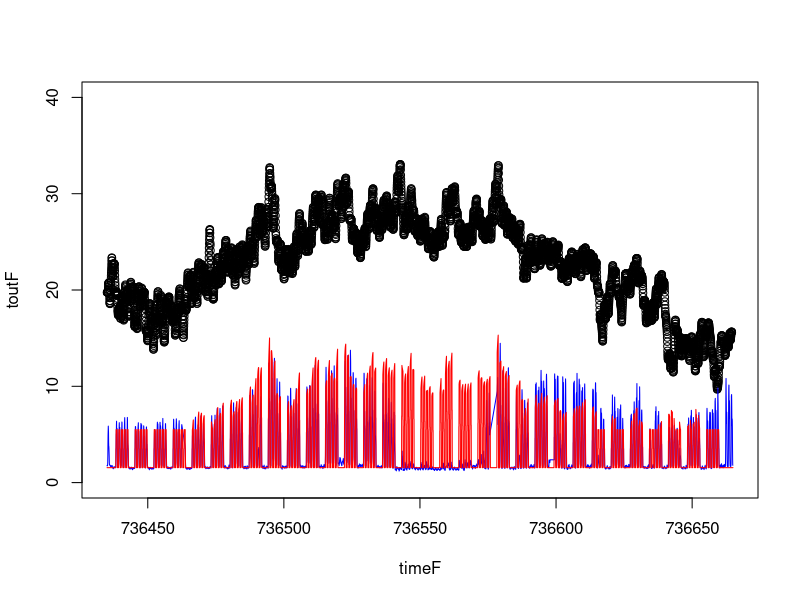
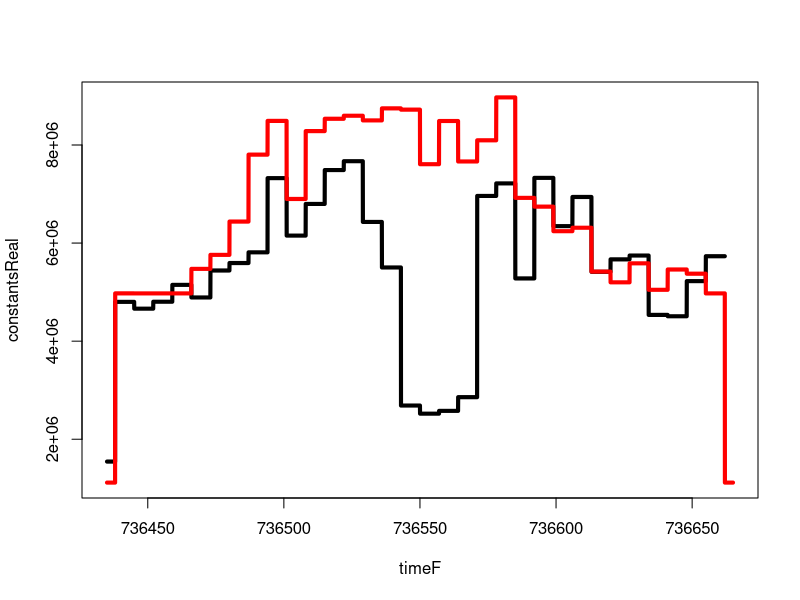
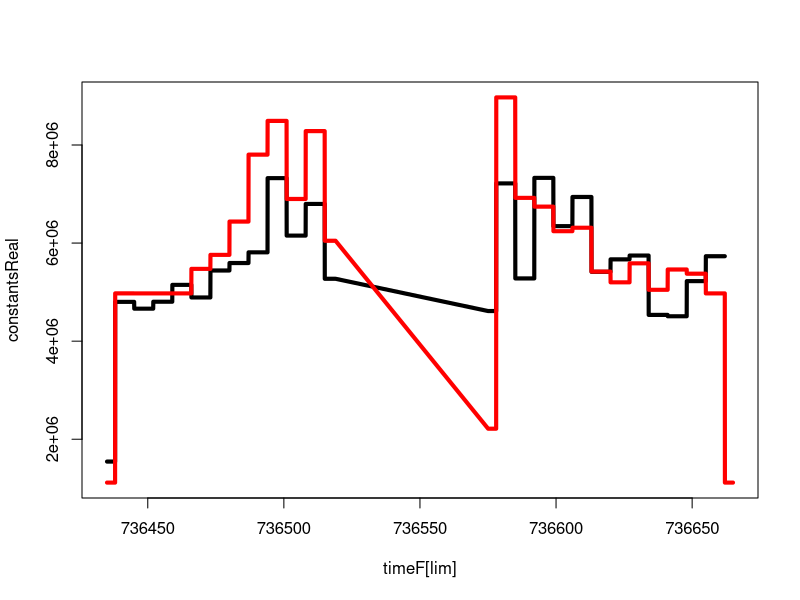
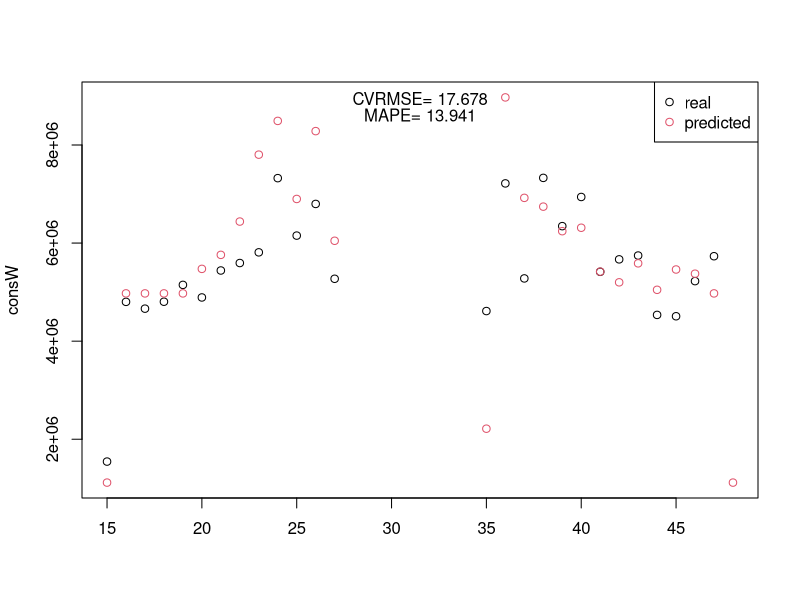

Generate these figures, in order, with R: (Note: this script raises an error after producing the figures.)
library("lubridate") # week
f.runningMean = function(X,d){
  Y = c()
  L =  length(X);
  Y=X;
  
  for (i in ((1+floor(d/2)): (L-floor(d/2) )) ){
    Y[i] = mean(X[(1+i-floor(d/2) ): (i+floor(d/2))], na.rm = T)
  }
  
  Y[ 1: floor(d/2) ] = Y[ 1+floor(d/2)]*matrix(1, length(Y[1: floor(d/2)]), length(Y[1: floor(d/2)])) 
  M = matrix(NA, length(Y[(length(Y)- floor(d/2)+1):(length(Y))]), 
             length(Y[(length(Y)- floor(d/2)+1):(length(Y))])) 
    Y[(length(Y)- floor(d/2)+1):(length(Y))] = M
return (Y)  
}

f.weeklyProfile = function(min,maxx,weekDayStart){
  YY = c()
  L = length(maxx);
  Y =  min*rep(1, length(maxx))
  delta = (8-weekDayStart)*24;  # number of hours
  
  for (i in 1:floor(L/24/7) ){
    Y[(i-1)*24*7+(8:19)+delta] = maxx[(i-1)*24*7+(8:19)+delta];  # cogemos el lunes de 8 am a 7 pm
    Y[(i-1)*24*7+24+(8:19)+delta] = maxx[(i-1)*24*7+24+(8:19)+delta];
    Y[(i-1)*24*7+2*24+(8:19)+delta] = maxx[(i-1)*24*7+2*24+(8:19)+delta];
    Y[(i-1)*24*7+3*24+(8:19)+delta] = maxx[(i-1)*24*7+3*24+(8:19)+delta];
    Y[(i-1)*24*7+4*24+(8:19)+delta] = maxx[(i-1)*24*7+4*24+(8:19)+delta];    
  }
  
  
  if (L%%(i*24*7)>0){
    print(i)
    Y[(i-1)*24*7+(8:19)+delta] = maxx[(i-1)*24*7+(8:19)+delta];
    Y[(i-1)*24*7+24+(8:19)+delta] = maxx[(i-1)*24*7+(8:19)+delta];
    Y[(i-1)*24*7+2*24+(8:19)+delta] = maxx[(i-1)*24*7+(8:19)+delta];
    Y[(i-1)*24*7+3*24+(8:19)+delta] = maxx[(i-1)*24*7+(8:19)+delta];
    Y[(i-1)*24*7+4*24+(8:19)+delta] = maxx[(i-1)*24*7+(8:19)+delta];
    print(i)
  }
  
  # #Remove redundant data
  # if (length(Y)>L){
  #   Y[24*days+1:length(Y)) = NA  
  # }
  YY[1] = Y[1]
  YY[length(Y)] = Y[length(Y)];
  #%Smooth down
  for (i in 2:(length(Y)-1)){
    YY[i] = (Y[i-1]+Y[i+1])/2;
  }
  
  
return (YY)
}

f.rmse <- function(error)
{
  sqrt(mean(error^2))
}

# Function that returns Mean Absolute Error
f.mae <- function(error)
{
  mean(abs(error))
}

f.mape <- function(actual, predicted){
  mean(abs((actual-predicted)/actual) * 100, na.rm = T)  
}



df = read.table("Elec.csv", sep=",", head=F)

df = df[order(df$V1),]

threshold = 12

f.dateMtoR = function(val){
  as.POSIXct((val - 719529)*86400, origin = "1970-01-01", tz = "UTC")  
}

inic = 736435
fin = 736665

time = seq(f.dateMtoR(inic), f.dateMtoR(fin), by = "5 min")

df$date = f.dateMtoR(df$V1)


elec = approx(x = df$date, 
       y = df$V2, 
       xout = time
      , method = "linear")
 elec = elec$y
 
#library("RcppRoll")
#xx = roll_mean(elec, n=threshold)
#elec = c(rep(xx[2],6),xx, rep(NA,5))

elec = f.runningMean(elec,threshold)



consW = tapply(df$V1, strftime(df$date,format="%W"), sum)
initCons = consW[c(15:26,35:47)]




Tout = read.table("Tout.csv",sep=",")
Tout$date = f.dateMtoR(Tout$V1)
tout = approx(x = Tout$date, 
             y = Tout$V2, 
             xout = time
             , method = "linear")


time2 = seq(inic, fin, by = 1/(24*12))
start = c(736427, 736577)
stop = c(736532, 736687)


p1 = which(time2>736427 & time2 <736532)
p2 = which(time2>736577 & time2 <736687)

elec2 = elec[c(p1,p2)]

threshold = 240
#tout = roll_mean(tout$y, n=threshold)
tout = f.runningMean(tout$y, threshold)
threshold = 12;
tops = tout




thc=20.5;
thh=15;

for(i in 1:length(tops)){
  if(is.na(tops[i])){
    tops[i] = 0

  }else{
    if(tops[i]> thh & tops[i]< thc){
      tops[i] = 0
    }else{
      if(tops[i]< thh){
        tops[i] = thh- tops[i]
      }else{
        if(tops[i]> thc){
          tops[i]=tops[i]-thc
        }
        
      }
      
    }
  }
}

tops = 0.8*tops;

tops = tops+5.5;


tops2 = tops;

inc = 12*1;

f.downsampling = function(X,l){
  k=0
  Y=c()
  for(i in 1:length(X)){
    if(i%%l ==0){
      k=k+1;
      Y[k] = X[i];
    }
  }
  return(Y)
}

newdf = data.frame(time2, elec, time)
consWnew = tapply(newdf$elec, strftime(newdf$time,format="%W"), sum)



consWnew = tapply(newdf$elec, strftime(newdf$time,format="%W") , sum)
elecCons = consWnew




timeF = f.downsampling(time2, 12)
toutF = f.downsampling(tout,12)
elecF = f.downsampling(elec,12) #no useo elec2 osea holidays... mal
topsF = f.downsampling(tops,12)

YY= f.weeklyProfile(min = 1.55, maxx = topsF, weekDayStart = 5)


plot(timeF, toutF, ylim = c(0,40))
lines(timeF, 0.0001*elecF, col="blue")
lines(timeF, YY, col="red")




consW = tapply(elecF, strftime(f.dateMtoR(timeF),format="%W"), sum)
constantsReal = rep(consW, table(strftime(f.dateMtoR(timeF),format="%W")))

consWP = tapply(YY, strftime(f.dateMtoR(timeF), format="%W"), sum)
constantsPred = rep(consWP*10000, table(strftime(f.dateMtoR(timeF),format="%W")))

plot(timeF, constantsReal, col="black", lwd=4, type="l"
     , ylim = c(min(constantsReal, constantsPred, na.rm=T), max(constantsReal, constantsPred, na.rm=T)))
lines(timeF, constantsPred, col="red", lwd=4)



f.subdatesSetLinesPlot = function(date1, date2){
  lim = c(which(timeF < date1), which(timeF >date2 ))
  
  
  
  consW = tapply(elecF[lim], strftime(f.dateMtoR(timeF[lim]),format="%W"), sum)
  constantsReal = rep(consW, table(strftime(f.dateMtoR(timeF[lim]),format="%W")))
  
  consWP = tapply(YY[lim], strftime(f.dateMtoR(timeF[lim]),format="%W"), sum)
  constantsPred = rep(consWP*10000, table(strftime(f.dateMtoR(timeF[lim]),format="%W")))
  
  plot(timeF[lim], constantsReal, col="black", lwd=4, type="l"
       , ylim = c(min(constantsReal, constantsPred, na.rm = T), max(constantsReal, constantsPred, na.rm = T)))
  lines(timeF[lim], constantsPred, col="red", lwd=4)


}

f.subdatesSetPointsPlot = function(date1, date2){
  lim = c(which(timeF < date1), which(timeF >date2 ))
  consW = tapply(elecF[lim], strftime(f.dateMtoR(timeF[lim]),format="%W"), sum)
  constantsReal = rep(consW, table(strftime(f.dateMtoR(timeF[lim]),format="%W")))
  
  consWP = tapply(YY[lim], strftime(f.dateMtoR(timeF[lim]),format="%W"), sum)
  constantsPred = rep(consWP*10000, table(strftime(f.dateMtoR(timeF[lim]),format="%W")))
  
  plot(as.numeric(names(table(strftime(f.dateMtoR(timeF[lim]),format="%W")))),consW, xlab="", col=1,
       ylim = c(min(constantsReal, constantsPred, na.rm=T), max(constantsReal, constantsPred, na.rm=T)))
  #points(as.numeric(names(table(strftime(f.dateMtoR(timeF[lim]),format="%W")))),consWx, xlab="", col=3)
  points(as.numeric(names(table(strftime(f.dateMtoR(timeF[lim]),format="%W")))),consWP*10000, xlab="", col=2)
  legend("topright", legend = c("real", "predicted"), col=c(1,2), pch=1)
  
  dif = (consW- consWP*10000)[!is.na(consW- consWP*10000)]
  f.rmse(dif)
  cvrmse = f.rmse(dif) / mean(consW, na.rm = T)*100
  cvrmse 
  f.mae(dif)
  mape = f.mape(consW, consWP*10000)
  mape
  
  sep = (par("usr")[3] + par("usr")[4])/30
  

  #  xs = as.numeric(names(table(week(f.dateMtoR(timeF[lim])))))[4]
#  ys = mean(consW, na.rm = T)
 xs = (par("usr")[1]+par("usr")[2] ) /2
#   ys = consW[order(-consW)][3]
ys = par("usr")[4]-sep
   text(x =xs, y = ys, labels =  paste0("CVRMSE= ", round(cvrmse,3)  ))
  
   ys = par("usr")[4]-2*sep
  
  text(x =xs, y = ys, labels =  paste0("MAPE= ", round(mape,3)  ))

  lim2 = c(which(dfx$V1 < date1), which(dfx$V1 >date2 ))
  consWx = tapply(dfx$V2[lim2]*1/6, strftime(dfx$date[lim2],format="%W"), sum)
  constantsRealx = rep(consWx, table(strftime(dfx$date[lim2],format="%W")))
  points(as.numeric(names(table(names(consWx)))),consWx, xlab="", col=3)
  
  
  }

f.subdatesSetPointsPlotREAL = function(date1, date2){
  lim = c(which(timeF < date1), which(timeF >date2 ))
  lim2 = c(which(dfx$V1 < date1), which(dfx$V1 >date2 ))
  consWx = tapply(dfx$V2[lim2]*1/6, strftime(dfx$date[lim2],format="%W"), sum)
  constantsRealx = rep(consWx, table(strftime(dfx$date[lim2],format="%W")))
  
  consWP = tapply(YY[lim], strftime(f.dateMtoR(timeF[lim]),format="%W"), sum)
  constantsPred = rep(consWP*10000, table(strftime(f.dateMtoR(timeF[lim]),format="%W")))
  
  plot(as.numeric(names(table(names(consWx)))),consWx, xlab="week", col=1,
       ylim = c(min(constantsReal, constantsPred, na.rm=T), max(constantsReal, constantsPred, na.rm=T)))
  #points(as.numeric(names(table(strftime(f.dateMtoR(timeF[lim]),format="%W")))),consWx, xlab="", col=3)
  points(as.numeric(names(table(strftime(f.dateMtoR(timeF[lim]),format="%W")))),consWP*10000, xlab="", col=2)
  legend("topright", legend = c("real", "predicted"), col=c(1,2), pch=1)
  
  dif = (consWx- consWP*10000)[!is.na(consWx- consWP*10000)]
  f.rmse(dif)
  cvrmse = f.rmse(dif) / mean(consW, na.rm = T)*100
  cvrmse 
  f.mae(dif)
  mape = f.mape(consWP*10000, consWx)
  mape
  
  sep = (par("usr")[3] + par("usr")[4])/30
  
  
  #  xs = as.numeric(names(table(week(f.dateMtoR(timeF[lim])))))[4]
  #  ys = mean(consW, na.rm = T)
  xs = (par("usr")[1]+par("usr")[2] ) /2
  #   ys = consW[order(-consW)][3]
  ys = par("usr")[4]-sep
  text(x =xs, y = ys, labels =  paste0("CVRMSE= ", round(cvrmse,3)  ))
  
  ys = par("usr")[4]-2*sep
  
  text(x =xs, y = ys, labels =  paste0("MAPE= ", round(mape,3)  ))
  

  
  
}

date1 =736519
date2 = 736575


#df1 = dfx[which(week(dfx$date[lim2]) == 17),]


f.dateMtoR(date1)
f.dateMtoR(date2)


f.subdatesSetLinesPlot(date1, date2)
dev.off()
f.subdatesSetPointsPlot(date1,date2)



date1 =736519
date2 = 736585
f.dateMtoR(date1)
f.dateMtoR(date2)

f.subdatesSetPointsPlot(date1,date2)

dev.off()
png("myplotreal")
f.subdatesSetPointsPlotREAL(date1,date2)
dev.off()



uno = data.frame(elecF[lim]
                 , strftime(f.dateMtoR(timeF[lim]))
                 , strftime(f.dateMtoR(timeF[lim]),format="%W"))

dos = data.frame(dfx$V2[lim2]
                 , dfx$date[lim2]
                 , strftime(dfx$date[lim2],format="%W"))




sum(uno[c(23:46),]$elecF.lim.)
sum(dos[144:286,]$dfx.V2.lim2.*1/6)


dfx = df[which(df$V1 > inic & df$V1 < fin),]
lim = c(which(timeF < date1), which(timeF >date2 ))
consW = tapply(elecF[lim], strftime(f.dateMtoR(timeF[lim]),format="%W"), sum)
constantsReal = rep(consW, table(strftime(f.dateMtoR(timeF[lim]),format="%W")))



lim2 = c(which(dfx$V1 < date1), which(dfx$V1 >date2 ))
consWx = tapply(dfx$V2[lim2]*1/6, strftime(dfx$date[lim2],format="%W"), sum)
constantsRealx = rep(consWx, table(strftime(dfx$date[lim2],format="%W")))


consWP = tapply(YY[lim], strftime(f.dateMtoR(timeF[lim]),format="%W"), sum)

ss















date1 =736526
date2 = 736465
f.dateMtoR(date1)
f.dateMtoR(date2)




lim = which(timeF < date1  & timeF >date2 )


plot(timeF[lim], toutF[lim], ylim = c(0,40))
lines(timeF[lim], 0.0001*elecF[lim], col="blue")
lines(timeF[lim], YY[lim], col="red")

f.rmse(YY[lim]- 0.0001*elecF[lim])
f.rmse(YY[lim]- 0.0001*elecF[lim]) / mean(0.0001*elecF[lim])

f.mae(YY[lim]- 0.0001*elecF[lim])
f.mae(YY[lim]- 0.0001*elecF[lim])/ mean(0.0001*elecF[lim])

plot(timeF[lim], 0.0001*elecF[lim], col="blue", type="l")
lines(timeF[lim], YY[lim], col="red")



consW = tapply(elecF[lim], strftime(f.dateMtoR(timeF[lim]),format="%W"), sum)
constantsReal = rep(consW, table(strftime(f.dateMtoR(timeF[lim]),format="%W")))


plot(timeF[lim], constantsReal, col="black", lwd=4, type="l")

consWP = tapply(YY[lim], strftime(f.dateMtoR(timeF[lim]),format="%W"), sum)
constantsPred = rep(consWP*10000, table(strftime(f.dateMtoR(timeF[lim]),format="%W")))

plot(timeF[lim], constantsReal, col="black", lwd=4, type="l", ylim = c(min(constantsReal, constantsPred), max(constantsReal, constantsPred)))
lines(timeF[lim], constantsPred, col="red", lwd=4)


